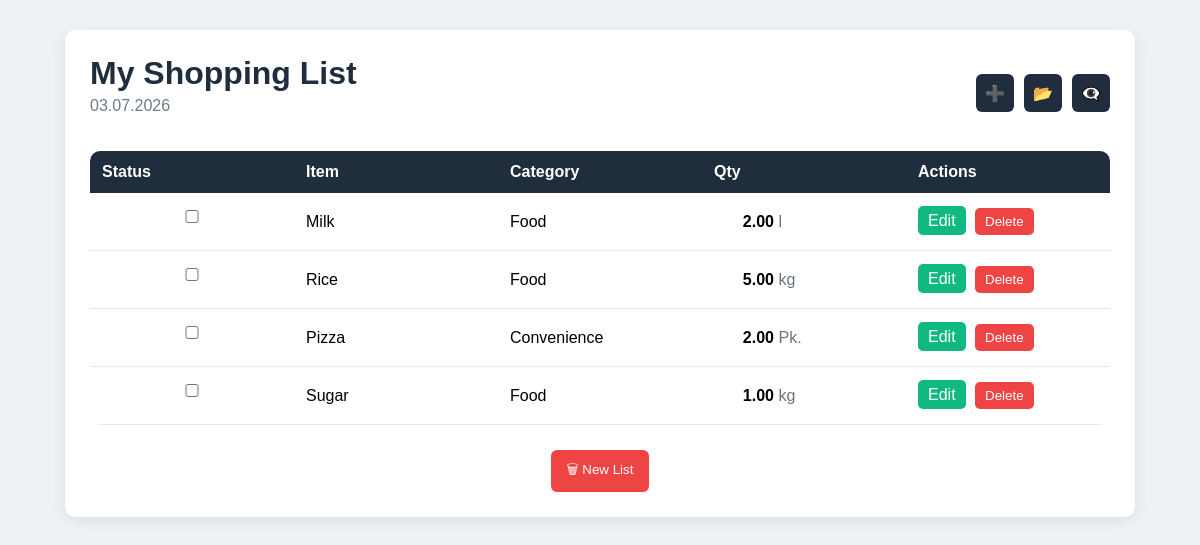
The page /list.php?hide=1 on the database its author committed.
### tables this page shows
CREATE TABLE shopping_items (

     
    id INT UNSIGNED AUTO_INCREMENT PRIMARY KEY,

     
    title VARCHAR(40) NOT NULL,

     
    quantity DECIMAL(8,2) NOT NULL,

     
    unit ENUM('l','g','kg','St.','Pk.') NOT NULL,

     
    information VARCHAR(120) NOT NULL DEFAULT '',

     
    category ENUM('food','convenience','non-food') NOT NULL,

     
    status TINYINT(1) NOT NULL DEFAULT 0,

     
    created_at TIMESTAMP DEFAULT CURRENT_TIMESTAMP,

     
    updated_at TIMESTAMP DEFAULT CURRENT_TIMESTAMP
        ON UPDATE CURRENT_TIMESTAMP
);

### inc/functions.inc.php (called while the page is built, shortened)
<?php
function e($text)
{
    return htmlspecialchars($text, ENT_QUOTES, 'UTF-8');
}
function categoryName($category)
{
    switch ($category) {
        case "food":
            return "Food";
        case "convenience":
            return "Convenience";
    }
}
function today()
{
    return date("d.m.Y");
}

### inc/database_functions.inc.php (called while the page is built, shortened)
<?php
function getAllItems($orderByCategory = false, $hideCompleted = false)
{
    $pdo = connectDatabase();
    $sql = "SELECT * FROM shopping_items";
    $conditions = [];
    if ($hideCompleted) {
        $conditions[] = "status = 0";
    }
    if (!empty($conditions)) {
        $sql .= " WHERE " . implode(" AND ", $conditions);
    }
    if ($orderByCategory) {
        $sql .= " ORDER BY category, title";
    } else {
        $sql .= " ORDER BY id";
    }
    $stmt = $pdo->prepare($sql);
    $stmt->execute();
    return $stmt->fetchAll();
}

### list.php (the view, shortened to what this page needs)
<?php
require_once "inc/database_functions.inc.php";
require_once "inc/functions.inc.php";
$sort = isset($_GET['sort']) && $_GET['sort'] === "category";
$hide = isset($_GET['hide']) ? (int)$_GET['hide'] : 0;
$items = getAllItems($sort, $hide);
?>
<!DOCTYPE html>
<html lang="en">
<head>
    <link rel="stylesheet" href="css/style.css">
</head>
<body>
<div class="container">
    <div class="top-bar">
        <div class="left-actions">
            <h1>My Shopping List</h1>
            <p class="date"><?= today(); ?></p>
        </div>
        <div class="right-actions">
            <a href="create.php" class="icon-btn" title="New Item">➕</a>
            <?php if ($sort): ?>
                <a href="list.php<?= $hide ? '?hide=1' : '' ?>"
                   class="icon-btn"
                   title="Flat View">📄</a>
            <?php else: ?>
                <a href="list.php<?= $hide ? '?hide=1&sort=category' : '?sort=category' ?>"
                   class="icon-btn"
                   title="Group by Category">📂</a>
            <?php endif; ?>
            <?php if ($hide): ?>
                <a href="list.php<?= $sort ? '?sort=category' : '' ?>"
                   class="icon-btn"
                   title="Show All">👁️‍🗨️</a>
            <?php else: ?>
                <a href="list.php<?= $sort ? '?sort=category&hide=1' : '?hide=1' ?>"
                   class="icon-btn"
                   title="Hide Completed">👁️</a>
            <?php endif; ?>
        </div>
    </div>
    <?php if (empty($items)): ?>
        <p>No items available.</p>
    <?php else: ?>
    <table>
        <tr>
            <th>Status</th>
            <th>Item</th>
            <th>Category</th>
            <th>Qty</th>
            <th>Actions</th>
        </tr>
        <?php
        foreach ($items as $item):
        ?>
        <tr class="<?= $item['status'] ? 'done' : ''; ?>">
            <td>
                <?php
                $formId = 'check-form-' . $item['id'];
                ?>
                <form id="<?= $formId; ?>" action="check.php" method="post">
                    <input type="checkbox"
                           onchange="this.form.submit()"
                           <?= $item['status'] ? 'checked' : ''; ?>>
                </form>
            </td>
            <td><?= e($item['title']); ?></td>
            <td><?= e(categoryName($item['category'])); ?></td>
            <td class="quantity">
                <span class="amount"><?= e($item['quantity']); ?></span>
                <span class="unit"><?= e($item['unit']); ?></span>
            </td>
            <td class="actions">
                <a class="btn-edit"
                   href="update.php?id=<?= $item['id']; ?>">Edit</a>
                <?php
                $formId = 'delete-form-' . $item['id'];
                ?>
                <form id="<?= $formId; ?>"
                      action="delete.php"
                      method="post"
                      class="inline">
                    <button type="submit"
                            onclick="return confirm('Delete this item?')">
                        Delete
                    </button>
                </form>
            </td>
        </tr>
        <?php endforeach; ?>
    </table>
    <?php endif; ?>
    <div class="bottom-actions">
        <form action="clear.php" method="post">
            <button type="submit"
                    class="danger-btn"
                    onclick="return confirm('Delete all items?')">
                🗑 New List
            </button>
        </form>
    </div>
</div>
</body>
</html>

### css/style.css (style rules this page uses)
body { font-family: Arial, Helvetica, sans-serif; background: #eef2f7; margin: 0; }
.container { width: 85%; margin: 30px auto; background: #fff; padding: 25px; border-radius: 10px; box-shadow: 0 4px 15px rgba(0,0,0,0.08); }
.top-bar { display: flex; justify-content: space-between; align-items: center; margin-bottom: 20px; }
.left-actions h1 { margin: 0; color: #1f2d3d; }
.date { color: #6c7a89; margin-top: 5px; }
.right-actions { display: flex; gap: 10px; align-items: center; }
.icon-btn { background: #1f2d3d; color: white !important; text-decoration: none; width: 38px; height: 38px; display: inline-flex; align-items: center; justify-content: center; border-radius: 6px; font-size: 16px; transition: 0.2s; }
table { width: 100%; border-collapse: collapse; table-layout: fixed; border-radius: 10px; overflow: hidden; }
th { background: #1f2d3d; color: white; padding: 12px; text-align: left; }
td { padding: 12px; border-bottom: 1px solid #e6e9ef; }
.quantity { white-space: nowrap; }
.quantity .amount { display: inline-block; width: 60px; text-align: right; font-weight: bold; }
.quantity .unit { display: inline-block; width: 40px; color: #6b7280; }
.actions { white-space: nowrap; }
.btn-edit { background: #10b981; color: white; padding: 6px 10px; border-radius: 5px; text-decoration: none; margin-right: 5px; }
button { background: #ef4444; color: white; border: none; padding: 6px 10px; border-radius: 5px; cursor: pointer; }
.inline { display: inline; }
td form { margin: 0; }
.bottom-actions { margin-top: 25px; text-align: center; }
.danger-btn { background: #ef4444; color: white; border: none; padding: 10px 16px; border-radius: 6px; cursor: pointer; }
input, select, textarea { width: 100%; padding: 8px; margin: 5px 0 15px; border: 1px solid #d1d5db; border-radius: 6px; box-sizing: border-box; }

### rows shown on the page
shopping_items: title "Milk", category "Food", quantity "2.00", unit "l"
shopping_items: title "Rice", category "Food", quantity "5.00", unit "kg"
shopping_items: title "Pizza", category "Convenience", quantity "2.00", unit "Pk."
shopping_items: title "Sugar", category "Food", quantity "1.00", unit "kg"
